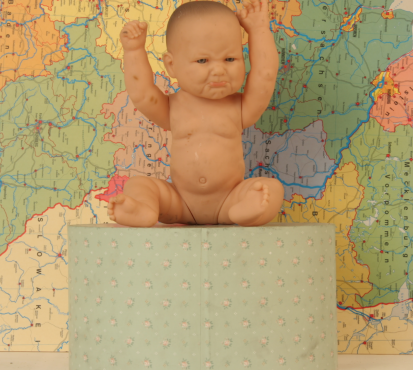
//> input picture ls_elas/img/baby1.png, 413 x 370 px
$ ./main   (built with g++ and OpenCV 4)
//> lines starting //> are read from the running program, lines starting //| are printed output that depends on the picture
### ls_elas/src/elas.h
#ifndef SINEVA_AUTOWARE_ROS_SRC_COMPUTING_PERCEPTION_LOCALIZATION_PACKAGES_SINEVA_STEREO_INCLUDE_ELAS_H_
#define SINEVA_AUTOWARE_ROS_SRC_COMPUTING_PERCEPTION_LOCALIZATION_PACKAGES_SINEVA_STEREO_INCLUDE_ELAS_H_

#include <stdio.h>
#include <string.h>
#include <stdlib.h>
#include <stdint.h>

#include <opencv2/core/mat.hpp>
#include <opencv2/opencv.hpp>

#include <iostream>
#include <vector>
#include "orb_extractor.h"

using namespace cv;
using namespace std;

class Elas
{
public:
    // parameter settings
    struct parameters
    {
        int32_t disp_min = 10;           // min disparity
        int32_t disp_max = 255;          // max disparity
        int32_t grid_size = 20;          // size of neighborhood for additional support point extrapolation
        int32_t step_size = 2;
        int32_t candidate_stepsize = 5;  // step size of regular grid on which support points are matched
        float beta = 0.02;               // image likelihood parameter
        float gamma = 3;                 // prior constant
        float sigma = 1;                 // prior sigma
        float sradius = 2;               // prior sigma radius
        int32_t lr_threshold = 1;        // disparity threshold for left/right consistency check
        int32_t speckle_size = 200;      // maximal size of a speckle (small speckles get removed)
        int32_t ipol_gap_width = 10;     // interpolate small gaps (left<->right, top<->bottom)
        float support_threshold = 0.90;   // max. uniqueness ratio (best vs. second best support match)

    };

    // constructor, input: parameters
    explicit Elas(parameters param) : param_(param)
    {
    }

    // deconstructor
    ~Elas()
    {
    }

    bool process( Mat &image_left, const Mat &image_right, Mat &disparity_left, Mat &disparity_right, Mat &disp_gt);

    //void ComputeSupportMatches(const Mat &image_left, const Mat &image_right, vector<Point3i> &support_points);

    void ComputeSupportMatches(Mat &disp_gt, const Mat &descriptor_left, const Mat &descriptor_right, vector<Point3i> &support_points,
    vector<vector<Point>> &lineSegments, const int32_t &width, const int32_t &height);


private:

    void ExtractEdgeSegment(const Mat &image_left, Mat &edgeMap, Mat &dirMap, vector<vector<Point>> &lineSegments, const int32_t &width, const int32_t &height);

    void ExtractLineSeg(const Point &seed, vector<Point> &lineSeg, const float &direction, bool reverse, Mat &edgeMap, const Mat &dirMap,
    const int32_t &width, const int32_t &height);

    int findAdj(Point &adj, float dir, Mat &edgeMap, const int32_t &width, const int32_t &height);

    int ComputeMatchingDisparity(const Mat &descriptor_left, const Mat &descriptor_right, const int &u, const int &v,
    const bool &right_image, const int32_t &width, const int32_t &height);

    vector<Vec6f>
    ComputeDelaunayTriangulation(const vector<Point3i> &support_points, const bool &right_image, const int32_t &width,
                                 const int32_t &height);

    vector<Vec6f> ComputeDisparityPlanes(const vector<Point3i> &support_points, const vector<Vec6f> &triangulate_points,
                                         vector<Vec3d> &triangulate_d,
                                         const bool &right_image);

    void CreateGrid(const vector<Point3i> &support_points, Mat &disparity_grid, const Size &disparity_grid_size,
                    const bool &right_image);

    void
    ComputeDisparity(const Mat &descriptor_left, const Mat &descriptor_right, const vector<Vec6f> &triangulate_points,
                     const vector<Vec6f> &plane_params, const Mat &disparity_grid, const Size &disparity_grid_size,
                     const bool &right_image, const vector<Vec3d> &triangulate_d, const int32_t &width,
                     const int32_t &height, Mat &disparity);

    void FindMatch(const Mat &descriptor_left, const Mat &descriptor_right, const int32_t &u, const int32_t &v,
                   const float &plane_a, const float &plane_b, const float &plane_c, const Mat &disparity_grid,
                   const Size &disparity_grid_size, int32_t *P, const int32_t &plane_radius, const bool &valid,
                   const bool &right_image, const int32_t &width, const int32_t &height, Mat &disparity);

    void GapInterpolation(const int32_t &width, const int32_t &height, Mat &disparity);

    void LeftRightConsistencyCheck(Mat &disparity_left, Mat &disparity_right, const int& lr_threshold);

    void ComputeDisparity(Mat &image_left, vector<Point3i> support_points, const Mat &descriptor_left, const Mat &descriptor_right, const bool &is_right_image, Mat &disparity);

    // parameter set
    parameters param_;
};

#endif // SINEVA_AUTOWARE_ROS_SRC_COMPUTING_PERCEPTION_LOCALIZATION_PACKAGES_SINEVA_STEREO_INCLUDE_ELAS_H_

### ls_elas/src/descriptor.h
#ifndef SINEVA_AUTOWARE_ROS_SRC_COMPUTING_PERCEPTION_LOCALIZATION_PACKAGES_SINEVA_STEREO_INCLUDE_DESCRIPTOR_H_
#define SINEVA_AUTOWARE_ROS_SRC_COMPUTING_PERCEPTION_LOCALIZATION_PACKAGES_SINEVA_STEREO_INCLUDE_DESCRIPTOR_H_

#include <iostream>
#include <stdio.h>
#include <string.h>
#include <stdlib.h>
#include <math.h>
#include <stdint.h>
#include <opencv2/opencv.hpp>

using namespace cv;

class Descriptor
{

public:
  Descriptor() = delete;
  // deconstructor releases memory
  ~Descriptor();

  // constructor creates filters
  Descriptor(const Mat &image, const int &width, const int &height);

  Mat CreateDescriptor();

private:
  Mat descriptor;
  Mat grad_x, grad_y;
  int width_, height_;
  bool subsampling_;

  Mat image;
};

#endif // SINEVA_AUTOWARE_ROS_SRC_COMPUTING_PERCEPTION_LOCALIZATION_PACKAGES_SINEVA_STEREO_INCLUDE_DESCRIPTOR_H_

### ls_elas/src/main.cpp
#include <unistd.h>
#include <sys/time.h>
#include <dirent.h>
#include <string>
#include <cv.hpp>
#include <opencv2/imgcodecs.hpp>
//#include "stereo_match.h"
//#include "stereo_rectify.h"
#define BOOST_ENABLE_ASSERT_HANDLER
#include <boost/format.hpp>
#include <boost/assert.hpp>
#include <algorithm>
#include <math.h>
#include "descriptor.h"
#include "elas.h"
#include "boost/progress.hpp"
#include <iostream>

using namespace std;
using namespace cv;
using boost::format;
using cv::cvtColor;
using cv::FileStorage;
using cv::imread;
using cv::Mat;
using cv::Size;
using std::cout;
using std::endl;
using std::string;
using std::vector;


int main(int argc, char *argv[])
{
    string data_dir = "../img/";
    string left_image = "baby1.png";
    string right_image = "baby5.png";
    string ground_truth = "view1_baby.png";
    Mat left = imread(data_dir + left_image);
//> left is the input picture: 370 rows x 413 cols, CV_8UC3; mean B, G, R 111.5, 156.6, 179
    Mat right = imread(data_dir +  right_image);
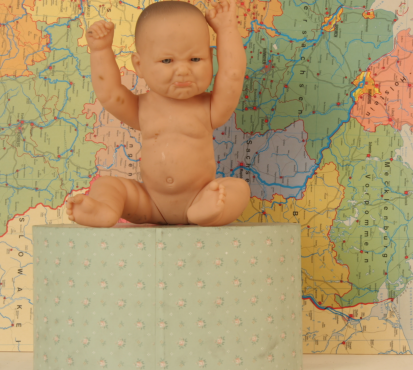
//> input picture ls_elas/img/baby5.png, 413 x 370 px
//> right is the input picture: 370 rows x 413 cols, CV_8UC3; mean B, G, R 111, 154.8, 177.1
    Mat disp_gt = imread(data_dir + ground_truth);
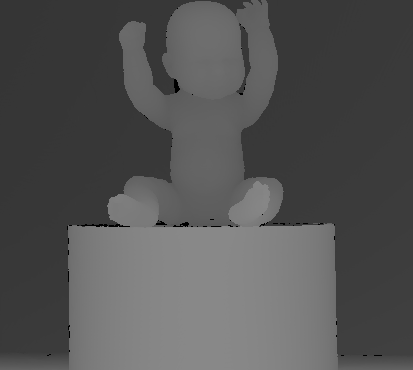
//> input picture ls_elas/img/view1_baby.png, 413 x 370 px
//> disp_gt is the input picture: 370 rows x 413 cols, CV_8UC3; min 0, max 136, mean 83.2
    int width_ = left.cols;
//> width_ = 413
    int height_ = left.rows;
//> height_ = 370
    cv::Mat left_gray, right_gray;
    Mat disparity_left(height_, width_, CV_32F);
    Mat disparity_right(height_, width_, CV_32F);
    Mat disp8U(height_,width_, CV_8U);


    if (left.channels()>1)
    {
        cvtColor(left, left_gray, CV_BGR2GRAY);
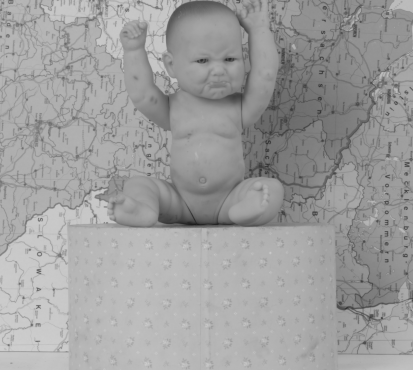
//> left_gray: 370 rows x 413 cols, CV_8UC1; min 27, max 207, mean 158.1
        cvtColor(right, right_gray, CV_BGR2GRAY);
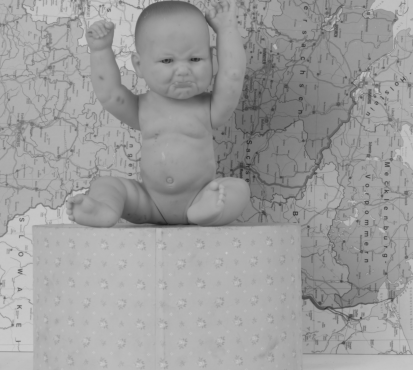
//> right_gray: 370 rows x 413 cols, CV_8UC1; min 27, max 203, mean 156.5
        cvtColor(disp_gt, disp_gt, CV_BGR2GRAY);
//> disp_gt: 370 rows x 413 cols, CV_8UC1
    }
    else
    {
        left_gray = left.clone();
        right_gray = right.clone();
    }

    Mat image_left = left_gray.clone();
    Mat image_right = right_gray.clone();
    // create a modified elas class
    Elas::parameters param;
    // param.postprocess_only_left = false;
    Elas elas(param);
//> (the run ends here: the program needs code that is not available in this run, at `elas.process(left, image_left, image_right, disparity_left, disparity_..`)
